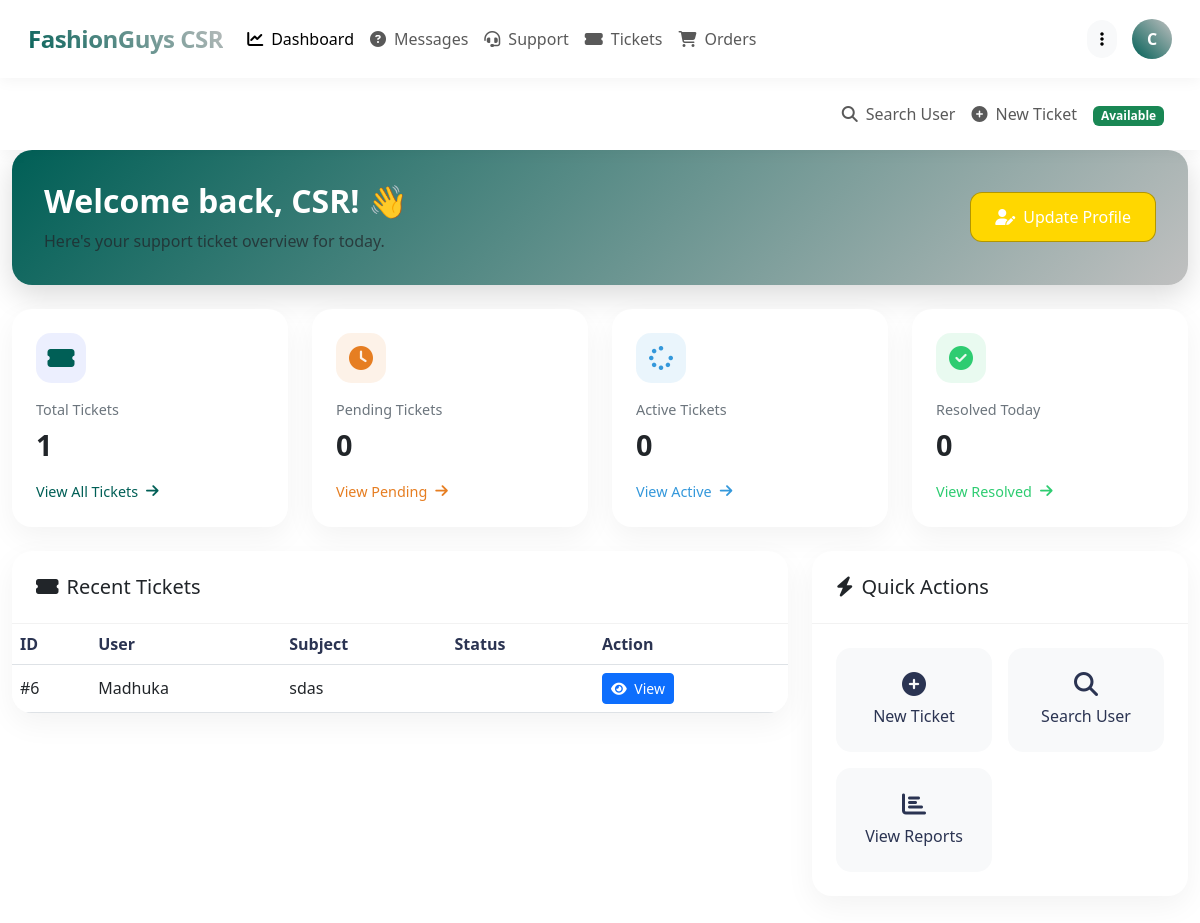
The page /csr/dashboard.php (signed in) on the database its author committed.
### tables this page shows
CREATE TABLE `customer_sales_representatives` (
  `csr_id` int(10) NOT NULL,
  `name` varchar(30) NOT NULL,
  `expertise` varchar(50) NOT NULL,
  `is_available` tinyint(1) DEFAULT 1,
  `admin_id` int(10) DEFAULT NULL,
  `password` varchar(255) NOT NULL
);

CREATE TABLE `customer_support_tickets` (
  `ticket_id` int(11) NOT NULL,
  `csr_id` int(11) DEFAULT NULL,
  `subject` varchar(255) NOT NULL,
  `description` text DEFAULT NULL,
  `priority` enum('low','medium','high','urgent') DEFAULT 'medium',
  `status` enum('open','in_progress','resolved','closed') DEFAULT 'open',
  `created_at` timestamp NOT NULL DEFAULT current_timestamp(),
  `updated_at` timestamp NOT NULL DEFAULT current_timestamp() ON UPDATE current_timestamp(),
  `user_id` int(11) NOT NULL
);

CREATE TABLE `users` (
  `id` int(100) NOT NULL,
  `name` varchar(20) NOT NULL,
  `email` varchar(50) NOT NULL,
  `password` varchar(50) NOT NULL
);

### csr/dashboard.php (the view, shortened to what this page needs)
<?php
include '../components/connect.php';
$csr_id = $_SESSION['csr_id'];
$ticket_stats = $conn->prepare("
    SELECT
        COUNT(*) as total_tickets,
        SUM(CASE WHEN status = 'pending' THEN 1 ELSE 0 END) as pending_tickets,
        SUM(CASE WHEN status = 'in_progress' THEN 1 ELSE 0 END) as active_tickets,
        SUM(CASE WHEN status = 'resolved' THEN 1 ELSE 0 END) as resolved_tickets
    FROM customer_support_tickets
    WHERE csr_id = ? OR csr_id IS NULL
");
$ticket_stats->execute([$csr_id]);
$stats = $ticket_stats->fetch(PDO::FETCH_ASSOC);
$recent_tickets = $conn->prepare("
    SELECT t.*,
           u.name as user_name
    FROM customer_support_tickets t
    LEFT JOIN users u ON t.user_id = u.id
    WHERE t.csr_id = ? OR t.csr_id IS NULL
    ORDER BY t.created_at DESC
    LIMIT 5
");
$recent_tickets->execute([$csr_id]);
$today_tickets = $conn->prepare("
    SELECT COUNT(*) as resolved_today
    FROM customer_support_tickets
    WHERE (csr_id = ? OR csr_id IS NULL)
    AND status = 'resolved'
    AND DATE(updated_at) = CURDATE()
");
$today_tickets->execute([$csr_id]);
$today_stats = $today_tickets->fetch(PDO::FETCH_ASSOC);
?>
<!DOCTYPE html>
<html lang="en">
<head>
   <link href="https://cdn.jsdelivr.net/npm/bootstrap@5.3.0/dist/css/bootstrap.min.css" rel="stylesheet">
   <link rel="stylesheet" href="https://cdnjs.cloudflare.com/ajax/libs/font-awesome/6.1.1/css/all.min.css">
</head>
<body>
<?php include '../components/csr_header.php'; ?>
<section class="dashboard">
    <div class="container-fluid">
        <div class="welcome-banner mb-4">
            <div class="d-flex justify-content-between align-items-center">
                <div>
                    <h2 class="fw-bold mb-2">Welcome back, <?= $_SESSION['csr_name'] ?? 'CSR'; ?>! 👋</h2>
                    <p class="text-muted mb-0">Here's your support ticket overview for today.</p>
                </div>
                <a href="profile.php" class="btn btn-glass">
                    <i class="fas fa-user-edit me-2"></i>Update Profile
                </a>
            </div>
        </div>
        <div class="row g-4 mb-4">
            <div class="col-12 col-sm-6 col-xl-3">
                <div class="stat-card info">
                    <div class="card-content">
                        <div class="icon-wrapper">
                            <i class="fas fa-ticket-alt"></i>
                        </div>
                        <div class="stat-details">
                            <p class="stat-label">Total Tickets</p>
                            <h3 class="stat-value"><?= $stats['total_tickets'] ?? 0 ?></h3>
                        </div>
                        <a href="tickets.php" class="stat-link">
                            View All Tickets
                            <i class="fas fa-arrow-right ms-2"></i>
                        </a>
                    </div>
                </div>
            </div>
            <div class="col-12 col-sm-6 col-xl-3">
                <div class="stat-card pending">
                    <div class="card-content">
                        <div class="icon-wrapper">
                            <i class="fas fa-clock"></i>
                        </div>
                        <div class="stat-details">
                            <p class="stat-label">Pending Tickets</p>
                            <h3 class="stat-value"><?= $stats['pending_tickets'] ?? 0 ?></h3>
                        </div>
                        <a href="pending_tickets.php" class="stat-link">
                            View Pending
                            <i class="fas fa-arrow-right ms-2"></i>
                        </a>
                    </div>
                </div>
            </div>
            <div class="col-12 col-sm-6 col-xl-3">
                <div class="stat-card active">
                    <div class="card-content">
                        <div class="icon-wrapper">
                            <i class="fas fa-spinner"></i>
                        </div>
                        <div class="stat-details">
                            <p class="stat-label">Active Tickets</p>
                            <h3 class="stat-value"><?= $stats['active_tickets'] ?? 0 ?></h3>
                        </div>
                        <a href="active_tickets.php" class="stat-link">
                            View Active
                            <i class="fas fa-arrow-right ms-2"></i>
                        </a>
                    </div>
                </div>
            </div>
            <div class="col-12 col-sm-6 col-xl-3">
                <div class="stat-card completed">
                    <div class="card-content">
                        <div class="icon-wrapper">
                            <i class="fas fa-check-circle"></i>
                        </div>
                        <div class="stat-details">
                            <p class="stat-label">Resolved Today</p>
                            <h3 class="stat-value"><?= $today_stats['resolved_today'] ?? 0 ?></h3>
                        </div>
                        <a href="resolved_tickets.php" class="stat-link">
                            View Resolved
                            <i class="fas fa-arrow-right ms-2"></i>
                        </a>
                    </div>
                </div>
            </div>
        </div>
        <div class="row">
            <div class="col-lg-8 mb-4">
                <div class="content-card">
                    <div class="card-header d-flex justify-content-between align-items-center">
                        <h5 class="mb-0"><i class="fas fa-ticket-alt me-2"></i>Recent Tickets</h5>
                    </div>
                    <div class="table-responsive">
                        <table class="table table-hover">
                            <thead>
                                <tr>
                                    <th>ID</th>
                                    <th>User</th>
                                    <th>Subject</th>
                                    <th>Status</th>
                                    <th>Action</th>
                                </tr>
                            </thead>
                            <tbody>
                                <?php if($recent_tickets->rowCount() > 0): ?>
                                    <?php while($ticket = $recent_tickets->fetch(PDO::FETCH_ASSOC)): ?>
                                        <tr>
                                            <td>#<?= $ticket['ticket_id'] ?></td>
                                            <td><?= htmlspecialchars($ticket['user_name']) ?></td>
                                            <td><?= htmlspecialchars($ticket['subject']) ?></td>
                                            <td>
                                                <span class="badge bg-<?php
                                                    switch($ticket['status']) {
                                                        case 'pending': echo 'warning'; break;
                                                        case 'in_progress': echo 'info'; break;
                                                        case 'resolved': echo 'success'; break;
                                                        case 'closed': echo 'secondary'; break;
                                                    }
                                                ?>">
                                                </span>
                                            </td>
                                            <td>
                                                <a href="view_ticket.php?id=<?= $ticket['ticket_id'] ?>"
                                                   class="btn btn-sm btn-primary">
                                                    <i class="fas fa-eye me-1"></i> View
                                                </a>
                                            </td>
                                        </tr>
                                    <?php endwhile; ?>
                                <?php else: ?>
                                    <tr>
                                        <td colspan="5" class="text-center py-4">No recent tickets</td>
                                    </tr>
                                <?php endif; ?>
                            </tbody>
                        </table>
                    </div>
                </div>
            </div>
            <div class="col-lg-4 mb-4">
                <div class="content-card">
                    <div class="card-header">
                        <h5 class="mb-0"><i class="fas fa-bolt me-2"></i>Quick Actions</h5>
                    </div>
                    <div class="quick-actions">
                        <a href="new_ticket.php" class="quick-action-btn">
                            <i class="fas fa-plus-circle"></i>
                            <span>New Ticket</span>
                        </a>
                        <a href="user_search.php" class="quick-action-btn">
                            <i class="fas fa-search"></i>
                            <span>Search User</span>
                        </a>
                        <a href="reports.php" class="quick-action-btn">
                            <i class="fas fa-chart-bar"></i>
                            <span>View Reports</span>
                        </a>
                    </div>
                </div>
            </div>
        </div>
    </div>
</section>
</body>
</html>

### components/csr_header.php (shortened to what this page needs)
<nav class="navbar navbar-expand-lg modern-navbar sticky-top">
    <div class="container-fluid">
        <a class="navbar-brand" href="dashboard.php">
            FashionGuys CSR
        </a>
        <div class="collapse navbar-collapse" id="navbarContent">
            <ul class="navbar-nav me-auto mb-2 mb-lg-0">
                <li class="nav-item">
                    <a class="nav-link <?= basename($_SERVER['PHP_SELF']) == 'dashboard.php' ? 'active' : ''; ?>"
                       href="dashboard.php">
                        <i class="fas fa-chart-line me-2"></i>Dashboard
                    </a>
                </li>
                <li class="nav-item">
                    <a class="nav-link <?= basename($_SERVER['PHP_SELF']) == 'customer_inquiries.php' ? 'active' : ''; ?>"
                       href="customer_inquiries.php">
                        <i class="fas fa-question-circle me-2"></i>Messages
                    </a>
                </li>
                <li class="nav-item">
                    <a class="nav-link <?= basename($_SERVER['PHP_SELF']) == 'active_tickets.php' || basename($_SERVER['PHP_SELF']) == 'pending_tickets.php' || basename($_SERVER['PHP_SELF']) == 'resolved_tickets.php' ? 'active' : ''; ?>"
                       href="active_tickets.php">
                        <i class="fas fa-headset me-2"></i>Support
                    </a>
                </li>
                <li class="nav-item">
                    <a class="nav-link <?= basename($_SERVER['PHP_SELF']) == 'tickets.php' || basename($_SERVER['PHP_SELF']) == 'view_ticket.php' || basename($_SERVER['PHP_SELF']) == 'respond_ticket.php' ? 'active' : ''; ?>"
                       href="tickets.php">
                        <i class="fas fa-ticket-alt me-2"></i>Tickets
                    </a>
                </li>
                <li class="nav-item">
                    <a class="nav-link <?= basename($_SERVER['PHP_SELF']) == 'orders.php' ? 'active' : ''; ?>"
                       href="orders.php">
                        <i class="fas fa-shopping-cart me-2"></i>Orders
                    </a>
                </li>
            </ul>
            <?php
                $select_profile = $conn->prepare("SELECT * FROM `customer_sales_representatives` WHERE csr_id = ?");
                $select_profile->execute([$csr_id]);
                $fetch_profile = $select_profile->fetch(PDO::FETCH_ASSOC);
            ?>
            <div class="profile-section">
                <div class="dropdown">
                    <button class="btn btn-light rounded-pill" data-bs-toggle="dropdown">
                        <i class="fas fa-ellipsis-v"></i>
                    </button>
                </div>
                <div class="dropdown">
                    <div class="profile-image" role="button" data-bs-toggle="dropdown">
                        <?= strtoupper(substr($fetch_profile['name'], 0, 1)); ?>
                    </div>
                </div>
            </div>
        </div>
    </div>
</nav>
<nav class="navbar navbar-expand-lg modern-navbar">
    <div class="container-fluid">
        <div class="collapse navbar-collapse" id="secondaryNavContent">
            <ul class="navbar-nav ms-auto">
                <li class="nav-item">
                    <a class="nav-link" href="user_search.php">
                        <i class="fas fa-search me-2"></i>Search User
                    </a>
                </li>
                <li class="nav-item">
                    <a class="nav-link" href="new_ticket.php">
                        <i class="fas fa-plus-circle me-2"></i>New Ticket
                    </a>
                </li>
                <li class="nav-item">
                    <div class="nav-link">
                        <span class="badge bg-<?= $fetch_profile['is_available'] ? 'success' : 'warning' ?>">
                            <?= $fetch_profile['is_available'] ? 'Available' : 'Away' ?>
                        </span>
                    </div>
                </li>
            </ul>
        </div>
    </div>
</nav>

### rows shown on the page
customer_sales_representatives: name "C"
customer_support_tickets: ticket_id "6", user.name "Madhuka", subject "sdas"

### other values the page prints
$_SESSION['csr_name'] "CSR"
$stats['total_tickets'] "1"
$stats['pending_tickets'] "0"
$stats['active_tickets'] "0"
$today_stats['resolved_today'] "0"
